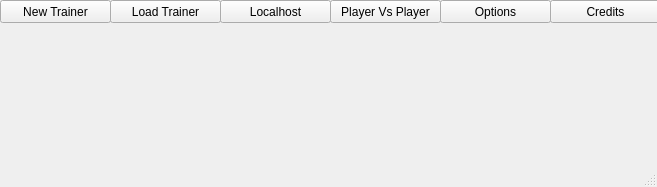
<?xml version="1.0" encoding="UTF-8"?>
<ui version="4.0">
 <class>MainWindow</class>
 <widget class="QMainWindow" name="MainWindow">
  <property name="geometry">
   <rect>
    <x>0</x>
    <y>0</y>
    <width>657</width>
    <height>187</height>
   </rect>
  </property>
  <property name="windowTitle">
   <string>Main Menu</string>
  </property>
  <property name="windowIcon">
   <iconset>
    <normaloff>../graphics/icon.png</normaloff>../graphics/icon.png</iconset>
  </property>
  <widget class="QWidget" name="centralwidget">
   <widget class="QPushButton" name="new_trainer">
    <property name="geometry">
     <rect>
      <x>0</x>
      <y>0</y>
      <width>111</width>
      <height>23</height>
     </rect>
    </property>
    <property name="text">
     <string>New Trainer</string>
    </property>
   </widget>
   <widget class="QPushButton" name="localhost">
    <property name="geometry">
     <rect>
      <x>220</x>
      <y>0</y>
      <width>111</width>
      <height>23</height>
     </rect>
    </property>
    <property name="text">
     <string>Localhost</string>
    </property>
   </widget>
   <widget class="QPushButton" name="pvp">
    <property name="geometry">
     <rect>
      <x>330</x>
      <y>0</y>
      <width>111</width>
      <height>23</height>
     </rect>
    </property>
    <property name="text">
     <string>Player Vs Player</string>
    </property>
   </widget>
   <widget class="QPushButton" name="options">
    <property name="geometry">
     <rect>
      <x>440</x>
      <y>0</y>
      <width>111</width>
      <height>23</height>
     </rect>
    </property>
    <property name="text">
     <string>Options</string>
    </property>
   </widget>
   <widget class="QPushButton" name="credits">
    <property name="geometry">
     <rect>
      <x>550</x>
      <y>0</y>
      <width>111</width>
      <height>23</height>
     </rect>
    </property>
    <property name="text">
     <string>Credits</string>
    </property>
   </widget>
   <widget class="QLabel" name="trainer_name">
    <property name="geometry">
     <rect>
      <x>0</x>
      <y>20</y>
      <width>91</width>
      <height>16</height>
     </rect>
    </property>
    <property name="text">
     <string/>
    </property>
   </widget>
   <widget class="QLabel" name="pokemon_1">
    <property name="geometry">
     <rect>
      <x>330</x>
      <y>30</y>
      <width>91</width>
      <height>61</height>
     </rect>
    </property>
    <property name="text">
     <string/>
    </property>
   </widget>
   <widget class="QLabel" name="pokemon_2">
    <property name="geometry">
     <rect>
      <x>430</x>
      <y>30</y>
      <width>91</width>
      <height>61</height>
     </rect>
    </property>
    <property name="text">
     <string/>
    </property>
   </widget>
   <widget class="QLabel" name="pokemon_4">
    <property name="geometry">
     <rect>
      <x>330</x>
      <y>90</y>
      <width>91</width>
      <height>61</height>
     </rect>
    </property>
    <property name="text">
     <string/>
    </property>
   </widget>
   <widget class="QLabel" name="pokemon_5">
    <property name="geometry">
     <rect>
      <x>430</x>
      <y>90</y>
      <width>91</width>
      <height>61</height>
     </rect>
    </property>
    <property name="text">
     <string/>
    </property>
   </widget>
   <widget class="QLabel" name="pokemon_3">
    <property name="geometry">
     <rect>
      <x>550</x>
      <y>30</y>
      <width>91</width>
      <height>61</height>
     </rect>
    </property>
    <property name="text">
     <string/>
    </property>
   </widget>
   <widget class="QLabel" name="pokemon_6">
    <property name="geometry">
     <rect>
      <x>550</x>
      <y>90</y>
      <width>91</width>
      <height>61</height>
     </rect>
    </property>
    <property name="text">
     <string/>
    </property>
   </widget>
   <widget class="QLabel" name="trainer_image">
    <property name="geometry">
     <rect>
      <x>0</x>
      <y>40</y>
      <width>121</width>
      <height>81</height>
     </rect>
    </property>
    <property name="text">
     <string/>
    </property>
   </widget>
   <widget class="QPushButton" name="load_trainer">
    <property name="geometry">
     <rect>
      <x>110</x>
      <y>0</y>
      <width>111</width>
      <height>23</height>
     </rect>
    </property>
    <property name="text">
     <string>Load Trainer</string>
    </property>
   </widget>
  </widget>
  <widget class="QMenuBar" name="menubar">
   <property name="geometry">
    <rect>
     <x>0</x>
     <y>0</y>
     <width>657</width>
     <height>30</height>
    </rect>
   </property>
  </widget>
  <widget class="QStatusBar" name="statusbar"/>
 </widget>
 <resources/>
 <connections/>
</ui>
